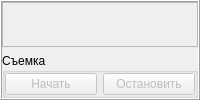
     <widget class="QFrame" name="cameraDisplayControlFrame">
      <property name="sizePolicy">
       <sizepolicy hsizetype="Expanding" vsizetype="Preferred">
        <horstretch>0</horstretch>
        <verstretch>0</verstretch>
       </sizepolicy>
      </property>
      <property name="frameShape">
       <enum>QFrame::Box</enum>
      </property>
      <property name="frameShadow">
       <enum>QFrame::Raised</enum>
      </property>
      <layout class="QVBoxLayout" name="verticalLayout_3">
       <property name="leftMargin">
        <number>0</number>
       </property>
       <property name="topMargin">
        <number>0</number>
       </property>
       <property name="rightMargin">
        <number>0</number>
       </property>
       <property name="bottomMargin">
        <number>0</number>
       </property>
       <item>
        <widget class="QFrame" name="cameraDisplayFrame">
         <property name="frameShape">
          <enum>QFrame::StyledPanel</enum>
         </property>
         <property name="frameShadow">
          <enum>QFrame::Raised</enum>
         </property>
         <layout class="QHBoxLayout" name="horizontalLayout_7">
          <property name="leftMargin">
           <number>0</number>
          </property>
          <property name="topMargin">
           <number>0</number>
          </property>
          <property name="rightMargin">
           <number>0</number>
          </property>
          <property name="bottomMargin">
           <number>0</number>
          </property>
         </layout>
        </widget>
       </item>
       <item>
        <widget class="QGroupBox" name="cameraCaptureGroupBox">
         <property name="enabled">
          <bool>true</bool>
         </property>
         <property name="sizePolicy">
          <sizepolicy hsizetype="Preferred" vsizetype="Fixed">
           <horstretch>0</horstretch>
           <verstretch>0</verstretch>
          </sizepolicy>
         </property>
         <property name="title">
          <string>Съемка</string>
         </property>
         <layout class="QHBoxLayout" name="horizontalLayout_6">
          <property name="leftMargin">
           <number>0</number>
          </property>
          <property name="topMargin">
           <number>0</number>
          </property>
          <property name="rightMargin">
           <number>0</number>
          </property>
          <property name="bottomMargin">
           <number>0</number>
          </property>
          <item>
           <widget class="QPushButton" name="cameraStartCaptureButton">
            <property name="enabled">
             <bool>false</bool>
            </property>
            <property name="text">
             <string>Начать</string>
            </property>
           </widget>
          </item>
          <item>
           <widget class="QPushButton" name="cameraStopCaptureButton">
            <property name="enabled">
             <bool>false</bool>
            </property>
            <property name="text">
             <string>Остановить</string>
            </property>
           </widget>
          </item>
         </layout>
        </widget>
       </item>
      </layout>
     </widget>
